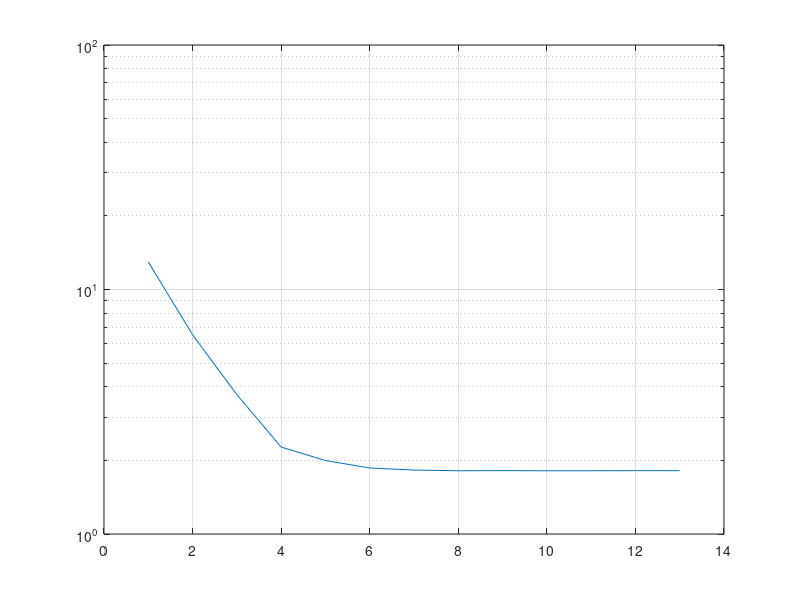

This figure's MATLAB source:
clear;
close all;
clc

L=1000;

x(1)=0;
x(2)=0;
f(1)=0;
f(2)=0;

u=normrnd(0,1,[1,L]);

for i=3:L
    x(i) =0.18*x(i-1) -0.44*x(i-2) +0.58*u(i-1) +0.41*u(i-2);
end

v=normrnd(0,0.1,[1,L]);

for i=3:L
    f(i) = x(i) -0.45*x(i)^2 +0.25*x(i)^3;
end

y =f +v;

%%
na =2;
nb =2;
ng =3;
n0 =na +nb +ng -1;
Y = y(na+1:L)';
Y_train=Y(1:700);
Y_test=Y(701:end);
% x_hat(1,:) = normrnd(0,0.6,[1,L]);
% x2=x_hat;
x_hat(1,:) = zeros(1,L);
theta(:,1) = 1e-6*ones(n0,1);

for k =2:100
    
    for t=na+1:L
        fs = [ -x_hat(k-1,t-1:-1:t-na) u(t-1:-1:t-nb) ];
        
        for g=2:ng
            fg(1,g-1) = x_hat(k-1,t)^g;
        end
        fi(:,t-na,k-1) = [fs fg]';
    end
    fi_train =fi(:,1:700,k-1);
    fi_test =fi(:,701:end,k-1);
    
    theta(:,k) = (fi_train*fi_train' +0.1*eye(n0))^-1 *fi_train *Y_train;
    
    x_hat(k,na+1:end) = (fi(1:na+nb,:,k-1)' * theta(1:na+nb ,k) )';
    
    y_hat =fi_test'*theta(:,k);
    e(1,k-1)=norm(Y_test-y_hat);
    
    if norm(theta(:,k)-theta(:,k-1))<0.001
        break;
    end
    
end

%%
semilogy(1:k-1,e);grid on;

fitting=100*(1-((norm(y_hat-Y_test))/norm(Y_test-mean(Y_test))))
